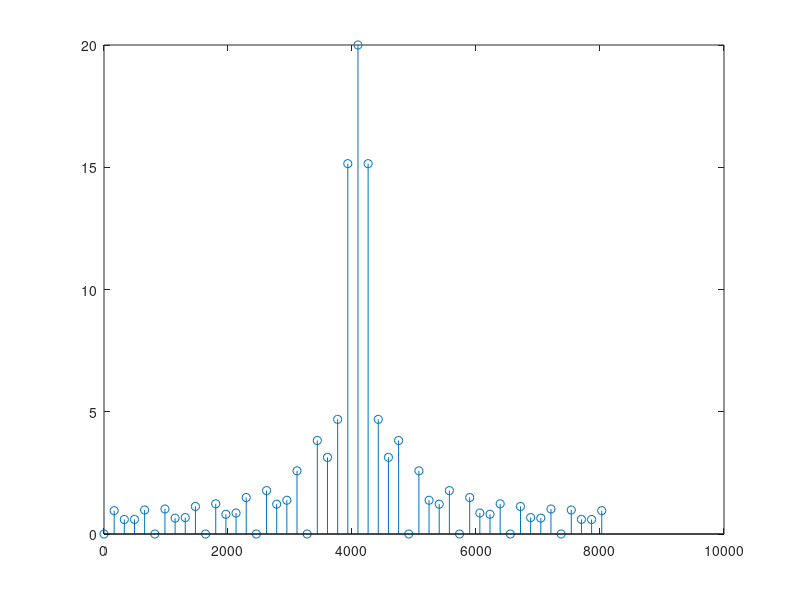

Recreate this plot in MATLAB.
%%%%%%%%%%% FFT RECT %%%%%%%%%%%
% CLEAR
clc
clear
close all
% LOAD
load sig1_rect.mat
% CODE
N=length(xk);
Ta=N/Fs;
f=0:1/Ta:Fs-1/Ta;
% FIGURE
stem(f,abs(fftshift(fft(xk))))

